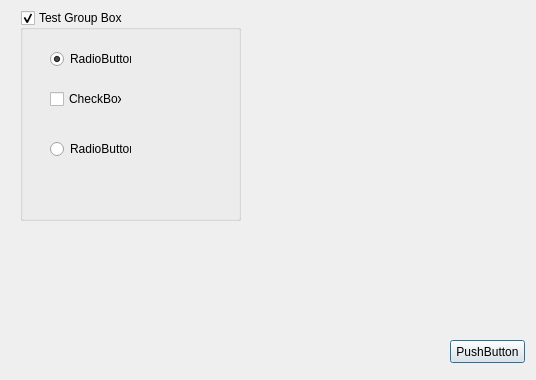
<ui version="4.0" >
 <author></author>
 <comment></comment>
 <exportmacro></exportmacro>
 <class>dlg2Class</class>
 <widget class="QDialog" name="dlg2Class" >
  <property name="geometry" >
   <rect>
    <x>0</x>
    <y>0</y>
    <width>536</width>
    <height>380</height>
   </rect>
  </property>
  <property name="windowTitle" >
   <string>dlg2</string>
  </property>
  <property name="accessibleName" >
   <string>dlg2Class</string>
  </property>
  <widget class="QPushButton" name="pushButton" >
   <property name="geometry" >
    <rect>
     <x>450</x>
     <y>340</y>
     <width>75</width>
     <height>23</height>
    </rect>
   </property>
   <property name="accessibleName" >
    <string>pushButton</string>
   </property>
   <property name="text" >
    <string>PushButton</string>
   </property>
  </widget>
  <widget class="QGroupBox" name="grpbox" >
   <property name="geometry" >
    <rect>
     <x>20</x>
     <y>10</y>
     <width>221</width>
     <height>211</height>
    </rect>
   </property>
   <property name="accessibleName" >
    <string>grpbox</string>
   </property>
   <property name="title" >
    <string>Test Group Box</string>
   </property>
   <property name="checkable" >
    <bool>true</bool>
   </property>
   <widget class="QCheckBox" name="checkBox" >
    <property name="geometry" >
     <rect>
      <x>30</x>
      <y>80</y>
      <width>72</width>
      <height>18</height>
     </rect>
    </property>
    <property name="accessibleName" >
     <string>checkBox</string>
    </property>
    <property name="text" >
     <string>CheckBox</string>
    </property>
   </widget>
   <widget class="QRadioButton" name="radioButton_2" >
    <property name="geometry" >
     <rect>
      <x>30</x>
      <y>130</y>
      <width>81</width>
      <height>18</height>
     </rect>
    </property>
    <property name="accessibleName" >
     <string>radioButton_2</string>
    </property>
    <property name="text" >
     <string>RadioButton</string>
    </property>
   </widget>
   <widget class="QRadioButton" name="radioButton" >
    <property name="geometry" >
     <rect>
      <x>30</x>
      <y>40</y>
      <width>81</width>
      <height>18</height>
     </rect>
    </property>
    <property name="accessibleName" >
     <string>radioButton</string>
    </property>
    <property name="text" >
     <string>RadioButton</string>
    </property>
    <property name="checked" >
     <bool>true</bool>
    </property>
   </widget>
  </widget>
 </widget>
 <layoutdefault spacing="6" margin="11" />
 <pixmapfunction></pixmapfunction>
 <resources/>
 <connections/>
</ui>
